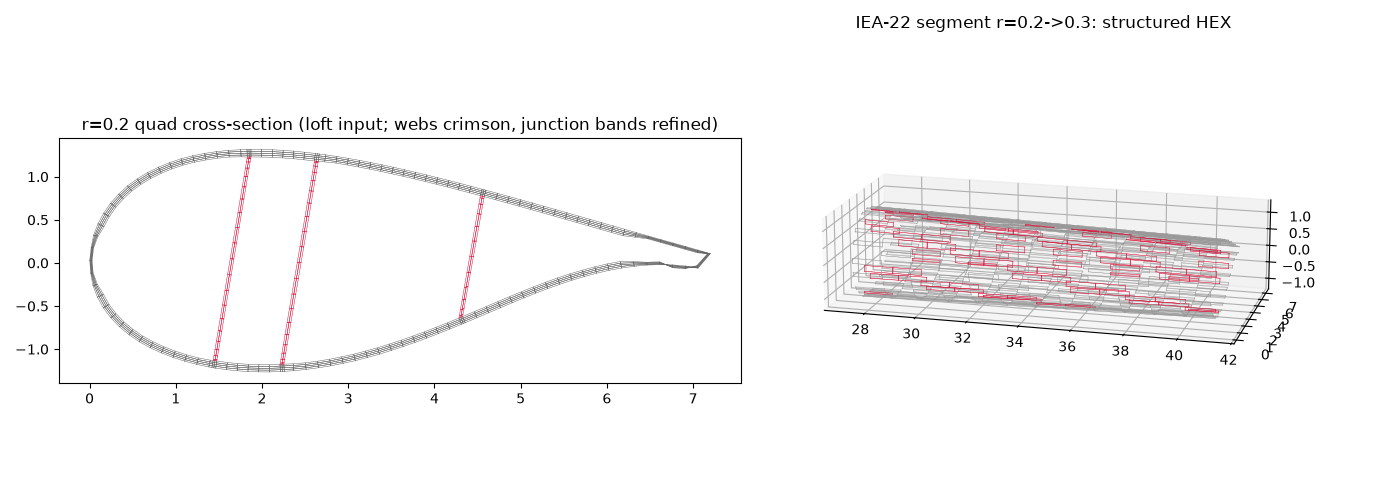

The Python source for this figure:
"""iea22_hex_segment.py -- GENERAL two-station hex loft applied to the IEA-22-280 blade.

Builds the 3-D tapered segment between r=0.2 and r=0.3 from the windIO definition:
  * conforming structured 8-node HEX solid (skin through-thickness layers + 3 webs with
    refined, node-shared junction bands)  -> iea22_seg_r020_r030_solid.yaml
  * the EQUIVALENT mid-surface QUAD shell segment (same hoop skeleton, same stations)
    -> iea22_seg_r020_r030_shell.yaml
plus cross-section / 3-D PNG renders.  The conformity gate is mandatory on both.

    python examples/iea22_hex_segment.py [windio_yaml]
"""
import os
import sys
import math
import numpy as np

HERE = os.path.dirname(os.path.abspath(__file__))
sys.path.insert(0, os.path.dirname(HERE))
import matplotlib
matplotlib.use("Agg")
import matplotlib.pyplot as plt
from opensg_io.converter import load_blade, build_cross_section, _mat_block
from opensg_io.hex_loft import hex_between_sections, solid_yaml_payload, _thick, _lam_tuple
from opensg_io.mesh3d import export_solid_yaml
from opensg_io.conformity import assert_conforming
import yaml

WINDIO = sys.argv[1] if len(sys.argv) > 1 else os.path.expanduser(
    "~/OpenSG-TW-claude/examples/data/windio/IEA-22-280-RWT.yaml")
R1, R2 = 0.2, 0.3
NR, NSP, NW, MESH = 4, 12, 2, 0.02

print("loading blade:", WINDIO, flush=True)
blade = load_blade(WINDIO)
cs1 = build_cross_section(blade, R1, mesh_size=MESH)
cs2 = build_cross_section(blade, R2, mesh_size=MESH)
# physical span positions from the windIO reference axis (z along the blade)
try:
    ra = blade.osh["reference_axis"]["z"]
    L = float(np.interp(1.0, ra["grid"], ra["values"]))
    z1, z2 = float(np.interp(R1, ra["grid"], ra["values"])), float(np.interp(R2, ra["grid"], ra["values"]))
except Exception:
    L = 137.0; z1, z2 = R1 * L, R2 * L
print("stations: r=%.2f chord=%.3f (%d webs) | r=%.2f chord=%.3f  ->  z=[%.2f, %.2f] m"
      % (R1, cs1["chord"], len(cs1["webs"]), R2, cs2["chord"], z1, z2), flush=True)

res = hex_between_sections(cs1, cs2, z1, z2, nr=NR, nsp=NSP, nw=NW, mesh_size=MESH)
nodes, hexes, sec = res["nodes"], res["hexes"], res["sec"]
print("HEX: %d nodes, %d hexes  (section: %d hoop nodes x %d layers + webs NY=%s)"
      % (len(nodes), len(hexes), sec["NC"], NR, sec["NYs"]), flush=True)
assert_conforming(nodes, hexes, "hex")
print("conformity gate (solid): PASS", flush=True)

# ---- solid yaml (per-hex fiber frames from the ply at that through-thickness depth)
oris, hmats = solid_yaml_payload(res, cs1)
mat_names = sorted(set(hmats))
sets = {"element": [{"name": m, "labels": [k + 1 for k, hm in enumerate(hmats) if hm == m]}
                    for m in mat_names]}
mats = []
for m in mat_names:
    b = _mat_block(blade, m)
    mats.append({"name": m, "E": b["elastic"]["E"], "G": b["elastic"]["G"],
                 "nu": b["elastic"]["nu"], "rho": b["density"]})
solid_path = os.path.join(HERE, "iea22_seg_r020_r030_solid.yaml")
export_solid_yaml(solid_path, nodes, hexes, "hex", oris, mats, sets=sets)
print("wrote", solid_path, flush=True)

# ---- EQUIVALENT quad shell segment: mid-surface hoop + web mid-columns, same stations
P1, P2 = sec["stations"]
NC, nr = sec["NC"], sec["nr"]


def mid_ids():
    ids = {}
    for i in range(NC):
        ids[("s", i)] = len(ids)
    for wi, NY in enumerate(sec["NYs"]):
        for m in range(1, NY):
            ids[("w", wi, m)] = len(ids)
    return ids


IDS = mid_ids()
NPs = len(IDS)


def station_shell(P):
    X = np.zeros((NPs, 3))
    for i in range(NC):
        X[IDS[("s", i)], :2] = 0.5 * (P[i * (nr + 1) + 0, :2] + P[i * (nr + 1) + nr, :2])
    for wi, NY in enumerate(sec["NYs"]):
        top, bot = sec["wpair"][wi]
        jmid = len(top) // 2
        for m in range(1, NY):
            tau = 0.5 * (1 - math.cos(math.pi * m / NY))
            pt = X[IDS[("s", top[jmid])], :2]; pb = X[IDS[("s", bot[jmid])], :2]
            X[IDS[("w", wi, m)], :2] = (1 - tau) * pt + tau * pb
    return X


def wnode(wi, m):
    top, bot = sec["wpair"][wi]; NY = sec["NYs"][wi]; jm = len(top) // 2
    if m == 0:
        return IDS[("s", top[jm])]
    if m == NY:
        return IDS[("s", bot[jm])]
    return IDS[("w", wi, m)]


S1, S2 = station_shell(P1), station_shell(P2)
snodes = np.zeros(((NSP + 1) * NPs, 3))
for s in range(NSP + 1):
    tau = s / NSP
    snodes[s * NPs:(s + 1) * NPs, :2] = (1 - tau) * S1[:, :2] + tau * S2[:, :2]
    snodes[s * NPs:(s + 1) * NPs, 2] = (1 - tau) * z1 + tau * z2

hoop_kind = sec["st"][0]["hoop_kind"]
lam_by_id = {sid: lam for lam, sid in cs1["laminates"].items()}
quads, qlam, qweb = [], [], []
for s in range(NSP):
    for i in range(NC):
        ii = (i + 1) % NC
        kind = res["skel"]["kinds"][hoop_kind[i]]
        sid_lam = kind[1] if kind[0] == "skin" else None
        if sid_lam is None:                                # junction band strip carries the local skin layup
            sid_lam = [sg["set_id"] for sg in cs1["segments"]
                       if sg["s_a"] - 1e-9 <= sec["st"][0]["hoop_s"][i] <= sg["s_b"] + 1e-9][0]
        quads.append([s * NPs + IDS[("s", i)], s * NPs + IDS[("s", ii)],
                      (s + 1) * NPs + IDS[("s", ii)], (s + 1) * NPs + IDS[("s", i)]])
        qlam.append(sid_lam); qweb.append(False)
    for wi, NY in enumerate(sec["NYs"]):
        for m in range(NY):
            quads.append([s * NPs + wnode(wi, m), s * NPs + wnode(wi, m + 1),
                          (s + 1) * NPs + wnode(wi, m + 1), (s + 1) * NPs + wnode(wi, m)])
            qlam.append(cs1["webs"][wi]["lam"]); qweb.append(True)
quads = np.array(quads, int)
# shell (branched mid-surface) conformity: every node referenced, junction edges shared by
# EXACTLY 3 quads (skin-left + skin-right + web = watertight T-junction), nothing >3.
used_nodes = np.zeros(len(snodes), bool); used_nodes[quads.ravel()] = True
assert used_nodes.all(), "hanging shell nodes"
from collections import Counter
ec = Counter()
for qq in quads:
    for a, b in ((0, 1), (1, 2), (2, 3), (3, 0)):
        ec[tuple(sorted((int(qq[a]), int(qq[b]))))] += 1
over = [e for e, c in ec.items() if c > 3]
junc = [e for e, c in ec.items() if c == 3]
expected_junc = 2 * len(cs1["webs"]) * NSP                 # 2 attach lines/web x NSP span edges
assert not over, "shell edges shared by >3 quads: %d" % len(over)
assert len(junc) == expected_junc, "junction edges %d != expected %d" % (len(junc), expected_junc)
print("conformity (shell, branched): PASS  (%d nodes, %d quads; %d T-junction edges as expected)"
      % (len(snodes), len(quads), len(junc)), flush=True)

soris = np.zeros((len(quads), 9))
for k, q in enumerate(quads):
    gen = snodes[q[3]] - snodes[q[0]]; a1 = gen / np.linalg.norm(gen)
    e2r = snodes[q[1]] - snodes[q[0]]; e2 = e2r - (e2r @ a1) * a1; e2 /= np.linalg.norm(e2)
    e3 = np.cross(a1, e2); e3 /= np.linalg.norm(e3)
    soris[k] = np.concatenate([a1, e2, e3])
used = sorted(set(qlam))
shell = {"nodes": [["%.9f %.9f %.9f" % tuple(p)] for p in snodes],
         "elements": [[" ".join(str(v + 1) for v in q)] for q in quads],
         "sets": {"element": [{"name": "layup_%d" % l,
                               "labels": [k + 1 for k, ql in enumerate(qlam) if ql == l]} for l in used]},
         "sections": [{"elementSet": "layup_%d" % l, "type": "shell",
                       "layup": [[m, float(t), float(a)] for (m, t, a) in lam_by_id[l]]} for l in used],
         "elementOrientations": [[float(v) for v in o] for o in soris],
         "materials": [_mat_block(blade, m) for m in sorted({mm for l in used for (mm, _t, _a) in lam_by_id[l]})]}
shell_path = os.path.join(HERE, "iea22_seg_r020_r030_shell.yaml")
yaml.safe_dump(shell, open(shell_path, "w"), default_flow_style=None, sort_keys=False)
print("wrote", shell_path, flush=True)

# ---- renders: section quad mesh + 3-D hex + shell
fig = plt.figure(figsize=(14, 5))
ax = fig.add_subplot(121)
q0 = sec["faces2d"]
for qq, tg in zip(q0, sec["ftag"]):
    lp = list(qq) + [int(qq[0])]
    ax.plot(P1[lp, 0], P1[lp, 1], color=("crimson" if tg[0] == "web" else "0.4"), lw=0.35)
ax.set_aspect("equal"); ax.set_title("r=0.2 quad cross-section (loft input; webs crimson, junction bands refined)")
ax3 = fig.add_subplot(122, projection="3d")
for k in range(0, len(hexes), max(1, len(hexes) // 500)):
    h = hexes[k]
    for a, b in [(0, 1), (1, 2), (2, 3), (3, 0), (4, 5), (5, 6), (6, 7), (7, 4),
                 (0, 4), (1, 5), (2, 6), (3, 7)]:
        ax3.plot(nodes[[h[a], h[b]], 2], nodes[[h[a], h[b]], 0], nodes[[h[a], h[b]], 1],
                 color=("crimson" if res["htag"][k][0] == "web" else "0.6"), lw=0.25)
ax3.set_title("IEA-22 segment r=0.2->0.3: structured HEX"); ax3.view_init(16, -75)
try:
    ax3.set_box_aspect((2.2, 1, 0.5))
except Exception:
    pass
fig.tight_layout()
png = os.path.join(HERE, "iea22_hex_segment.png")
fig.savefig(png, dpi=100)
print("wrote", png, flush=True)
